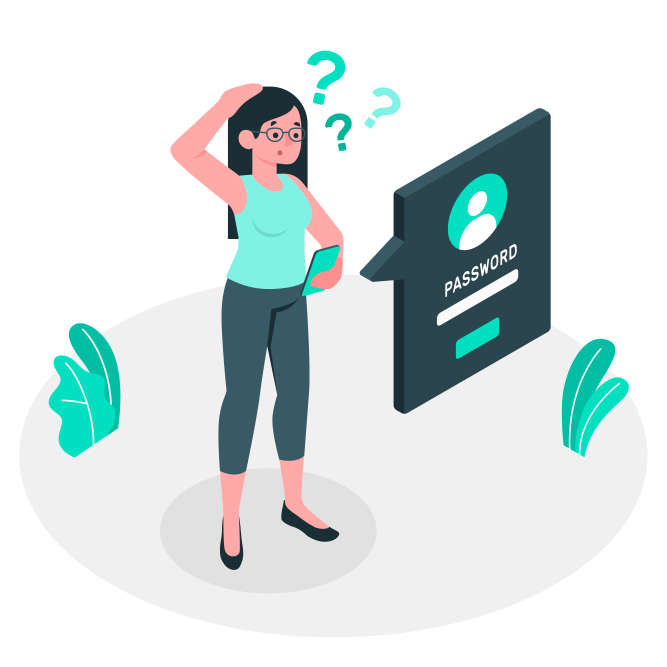
#> input picture expense/project/images/1.jpg, 2000 x 2000 px (shown at 1/3 size); its folder holds only this picture in this run
$ python -i expenses.py   (imports and definitions only)
#> lines starting #> are read from the running program, lines starting #| are printed output that depends on the picture


from tkinter import *
from tkinter import messagebox
from PIL import Image, ImageTk
from tkinter import ttk
import database
import table_expenses


class sources_of_expenses:
    def __init__(self):
        self.root = Toplevel()
        self.root.title('EXPENSES')
        self.root.geometry("1350x700")
        self.root.resizable(height=False, width=False)

    def mainframe(self, data):
        self.data = data

# inserting image

        self.image1 = ImageTk.PhotoImage(Image.open(
            "images/expenses.jpg").resize((1400, 800)))
        self.imagelabel = Label(self.root, image=self.image1)
        # self.imagelabel.pack(fill="both",expand="yes")
        self.imagelabel.place(x=0, y=0)


# creating right side frame

        self.main_frame2 = Frame(self.root, bg='white')
        self.main_frame2.place(x=705, y=100, width='400', height='500')


# right side image
        self.image2 = ImageTk.PhotoImage(
            Image.open("images/123.jpg").resize((350, 400)))
        self.imagelabel = Label(
            self.root, image=self.image2, activebackground="white", bd=0)
        self.imagelabel.place(x=730, y=150)

# # sources of button
#         self.label=Label(self.root,text="SOUCES\nOF\nINCOME", font=("yu gothic vi",25,"bold"),bg="white",fg="blue"  )
#         self.label.place(x=760,y=150)


# creaTING LEFT SIDE FRAME
        self.main_frame = Frame(self.root, bg='white')
        self.main_frame.place(x=305, y=100, width='410', height='500')

        self.label = Label(self.root, text="Expenses", font=(
            "yu gothic vi", 25, "bold"), bg="white", fg="blue")
        self.label.place(x=400, y=110)


################################### left side labeling #####################

# field dropdown box\

        self.sourceLabel = Label(self.root, text='Month', bg="white", font=(
            "yu gothic vi", 15), fg="#040405")
        self.sourceLabel.place(x=322, y=200)

        self.monOptions = ['January', 'February', 'march', 'April', 'May', 'June',
                           'July', 'August', 'September', 'October', 'November', 'December']
        self.monthDrop = ttk.Combobox(self.root, values=self.monOptions)
        self.monthDrop.place(x=500, y=205, width="250")
        self.monthDrop.bind("<<ComboboxSelected>>", self.getBudgets)

        self.CategoryLabel = Label(
            self.root, text='Category', bg="white", font=("yu gothic vi", 15), fg="blue")
        self.CategoryLabel.place(x=322, y=250)

        self.AmountLabel = Label(
            self.root, text='Amount', bg="white", font=("yu gothic vi", 15), fg="blue")
        self.AmountLabel.place(x=500, y=250)

        self.addBtn = Button(
            self.root, text='+', bg="white", font=("yu gothic vi", 10), fg="blue", command=self.fields)
        self.addBtn.place(x=700, y=250)

        # self.comboValue1 = StringVar()
        self.options = database.getCat((self.data[0], ))


# add button
        self.add_button = ImageTk.PhotoImage(
            Image.open("images/btn1.png").resize((250, 50)))
        self.imagelabel = Label(image=self.add_button, bg="white")
        self.imagelabel.place(x=370, y=500)

        self.addButton = Button(self.root, text="ADD", fg="white", bg="#3047ff", activebackground="#3047ff",
                                cursor="hand2", font=("yu gothic vi", 12, "bold"), bd=0, command=self.expense)

        self.addButton.place(x=389, y=515, width=200)

        self.xPos = 322
        self.yPos = 300
        self.i = 0

        self.root.mainloop()

    # [64 lines left out: functions fields, getIndex, getBudgets, expense, not called in this run]


# [3 lines not run here, left out]

>>> import cv2
>>> picture = cv2.imread('images/1.jpg', cv2.IMREAD_GRAYSCALE)
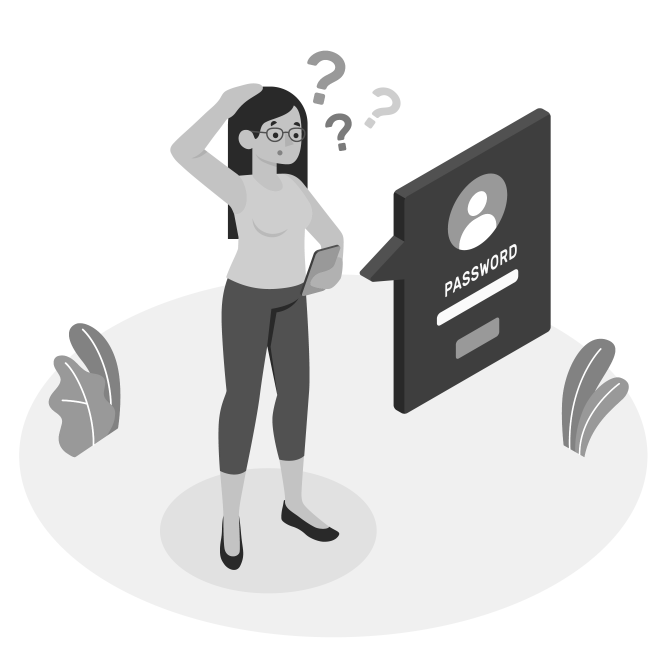
#> picture: shape (2000, 2000) (shown at 1/3 size); min 39, max 255, mean 222.1
#> (the run stopped early here; a loop or call above may not have finished)

$ run again, on expense/project/images/123.jpg
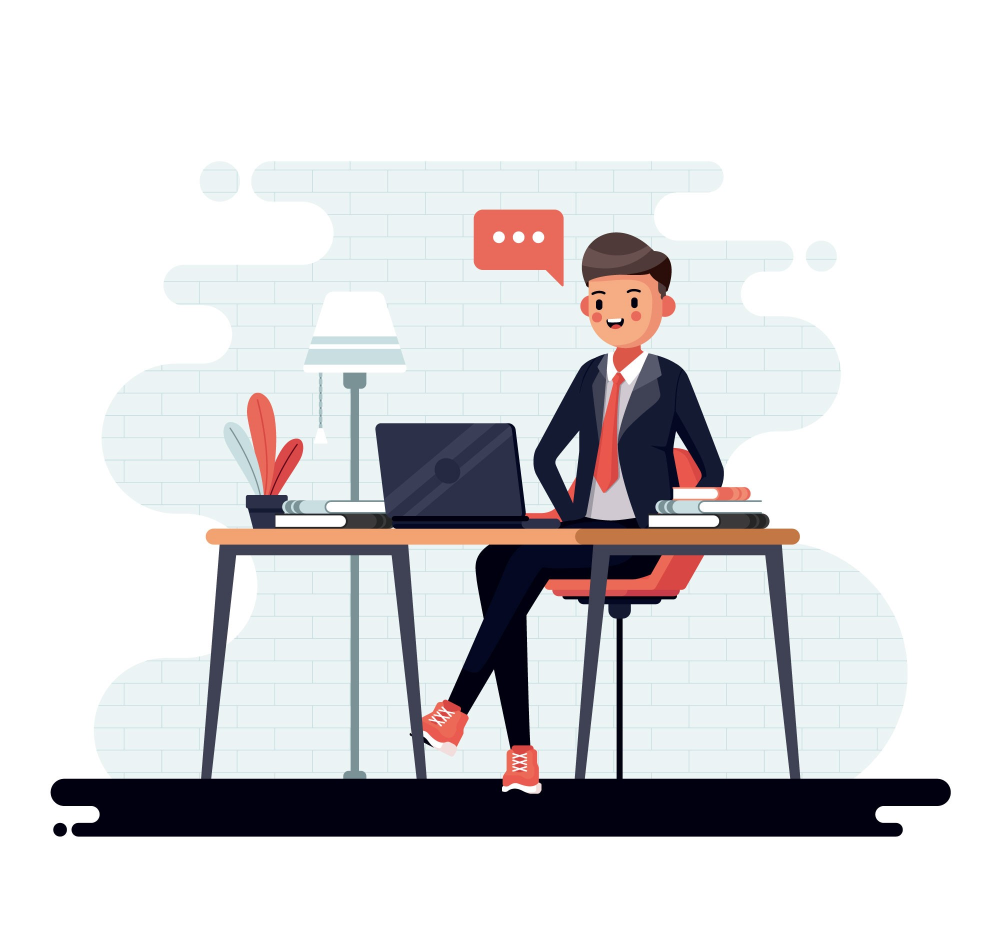
#> input picture expense/project/images/123.jpg, 2000 x 1877 px (shown at 1/2 size)
#> `picture = cv2.imread('images/1.jpg', cv2.IMREAD_GRAYSCALE)`:
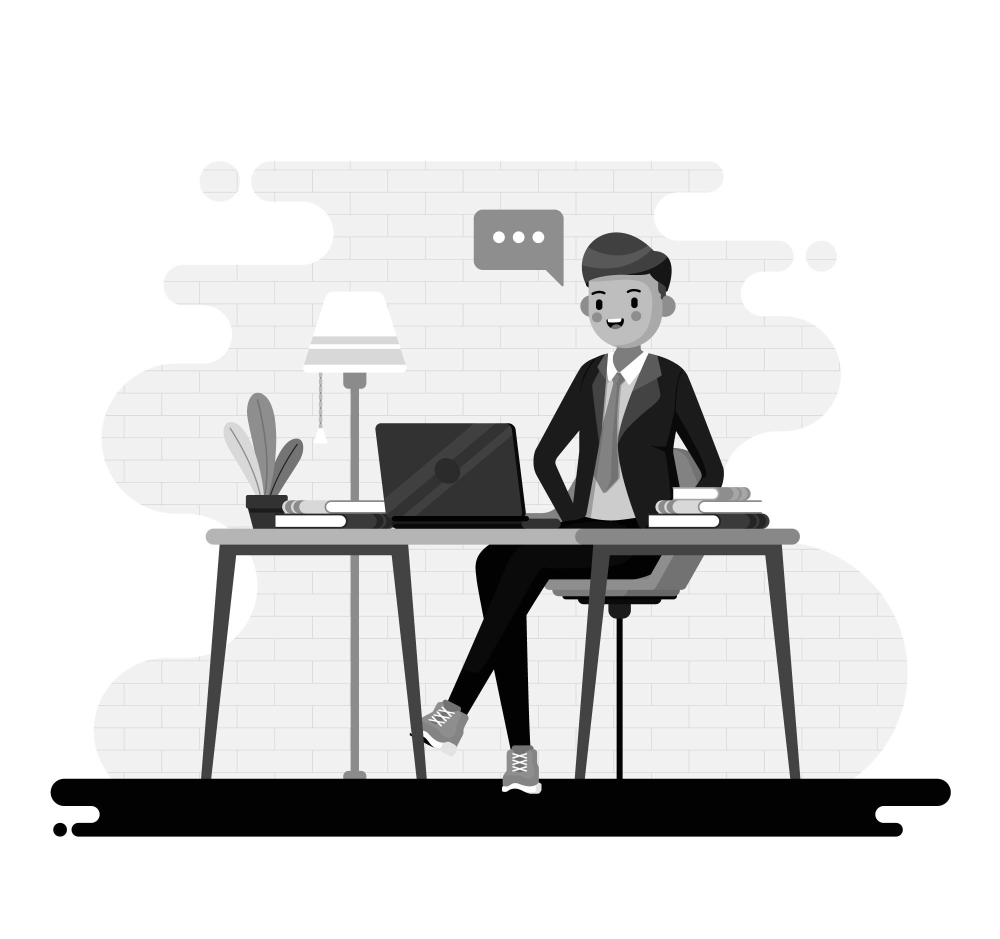
#> picture: shape (1877, 2000) (shown at 1/2 size); min 0, max 255, mean 217

$ run again, on expense/project/images/5844.jpg
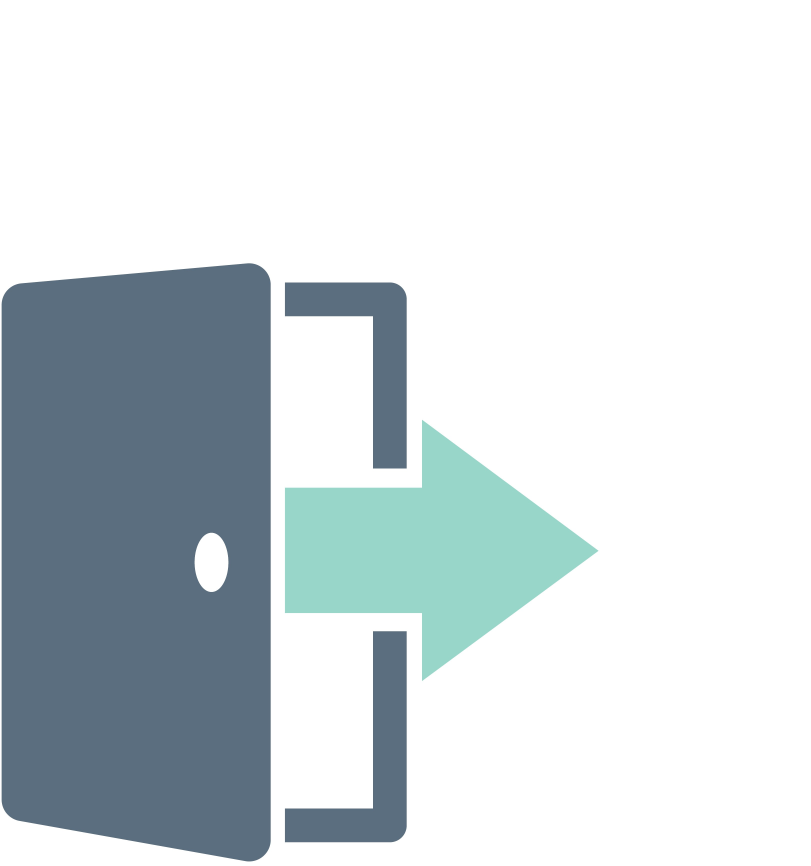
#> input picture expense/project/images/5844.jpg, 3241 x 3461 px (shown at 1/4 size)
#> `picture = cv2.imread('images/1.jpg', cv2.IMREAD_GRAYSCALE)`:
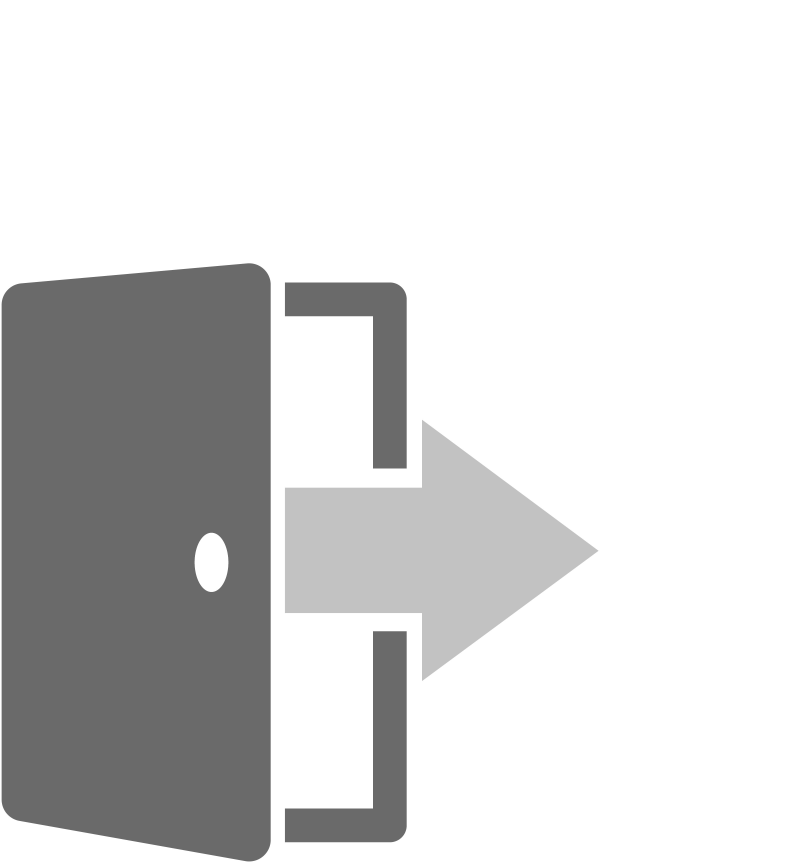
#> picture: shape (3461, 3241) (shown at 1/4 size); min 92, max 255, mean 215.3

$ run again, on expense/project/images/6143.jpg
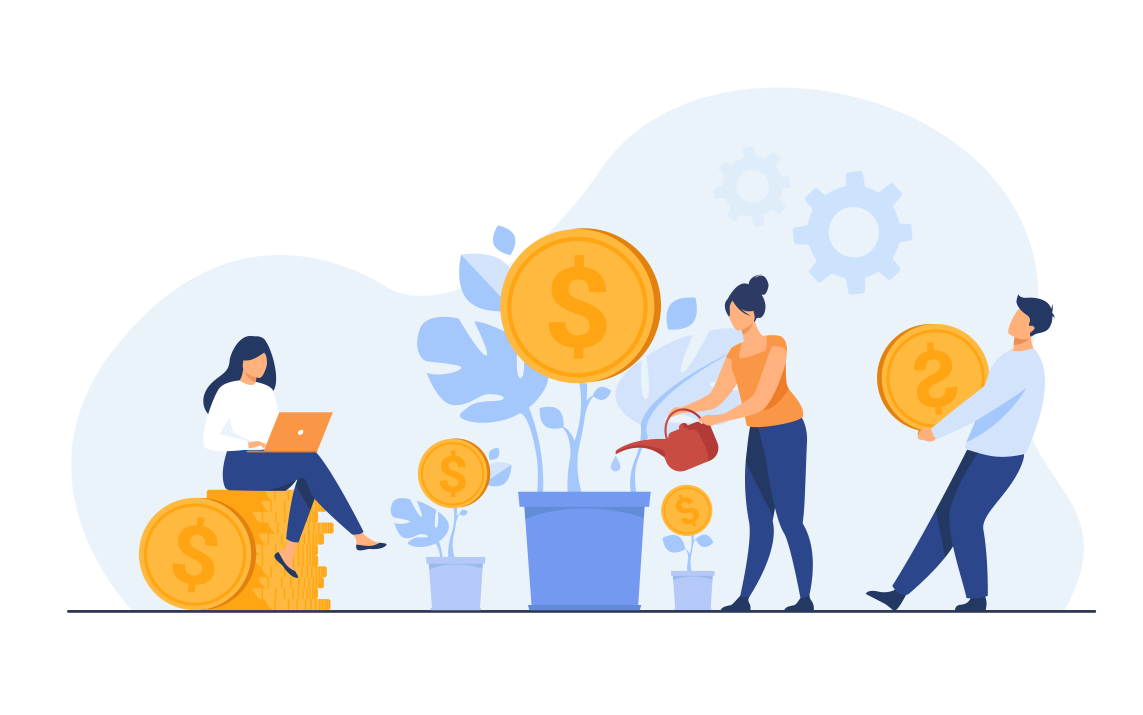
#> input picture expense/project/images/6143.jpg, 8000 x 5000 px (shown at 1/7 size)
#> `picture = cv2.imread('images/1.jpg', cv2.IMREAD_GRAYSCALE)`:
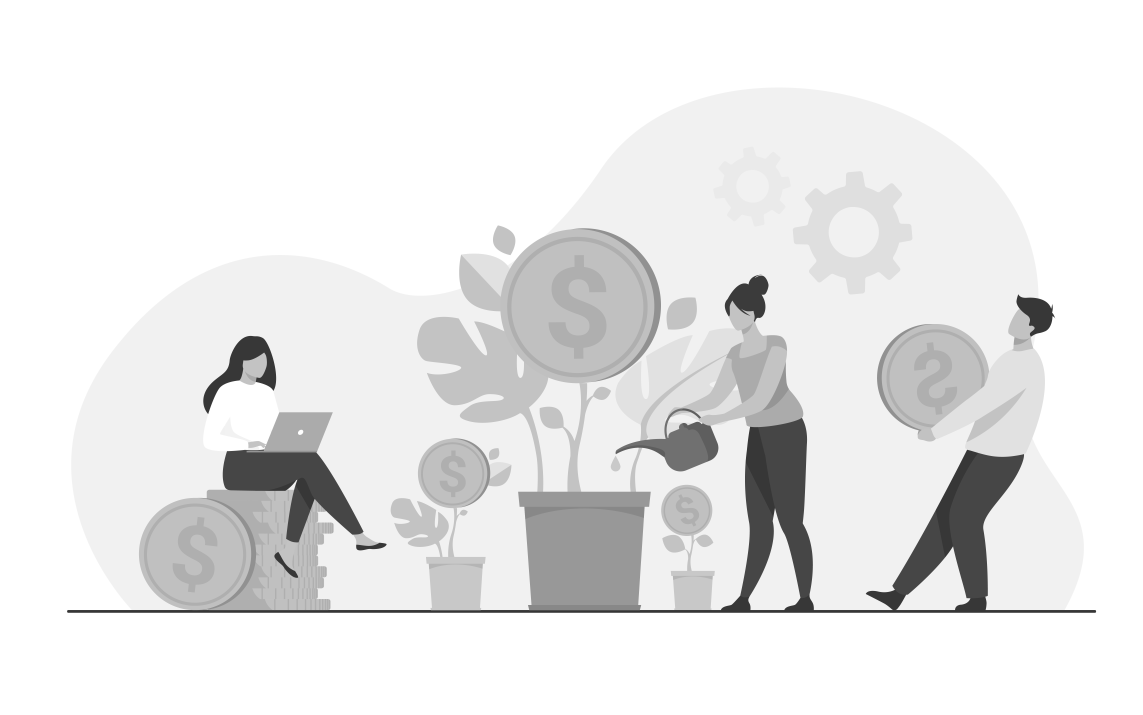
#> picture: shape (5000, 8000) (shown at 1/7 size); min 47, max 255, mean 233.6
